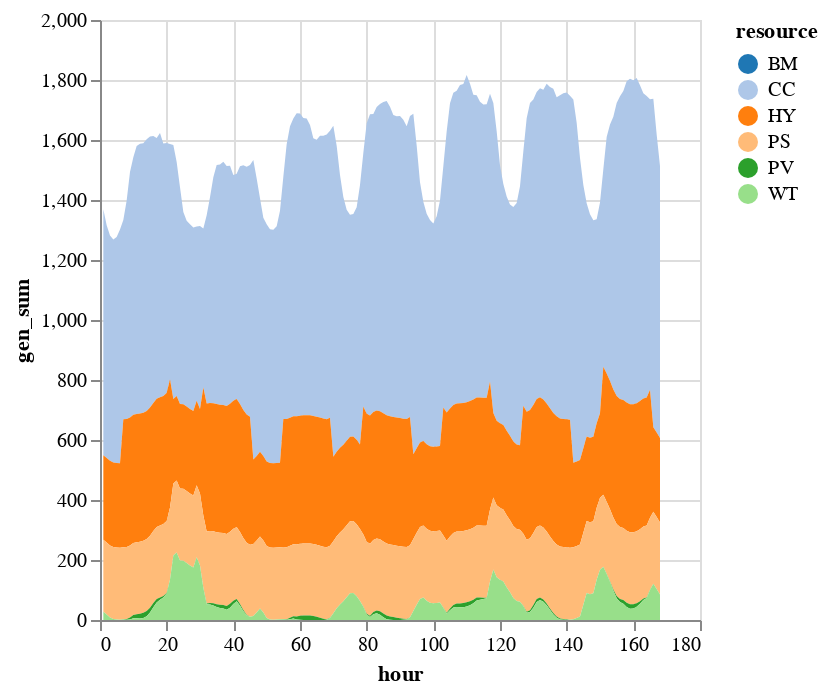

Notebook code for this chart:
### Code cell
sol_gen |>
@vlplot(:area, 
    x=:hour, y={:gen_sum, stack=:zero}, 
    color={"resource:n", scale={scheme="category20"}})

### Figure 1 — Vega-Lite specification as saved in the notebook (floating-point values rounded to 4 significant figures; data arrays with more than 128 entries replaced by an {"elided": "..."} marker saying what was removed)
{"data": {"values": {"elided": "1008 records"}}, "encoding": {"color": {"field": "resource", "scale": {"scheme": "category20"}, "type": "nominal"}, "x": {"field": "hour", "type": "quantitative"}, "y": {"field": "gen_sum", "stack": "zero", "type": "quantitative"}}, "mark": "area"}
